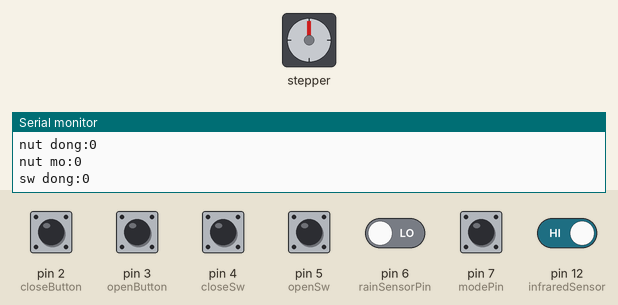
Recording of a sketch running on a simulated Arduino Uno, built with avr-gcc and run on an emulated ATmega328P. Shown: stepper motor, the last lines printed to the serial monitor. The inputs (shaded band) are chosen by the test bench; at power-on: pin 12 (infraredSensor) HIGH, pin 2 (closeButton), pin 3 (openButton), pin 4 (closeSw), pin 5 (openSw), pin 6 (rainSensorPin), pin 7 (modePin) LOW. Stepper angles assume 2048 steps per turn.

Above: at 1.2 s.
1.3 s: pin 2 (closeButton) pulled HIGH for 0.15 s
At 1.6 s:
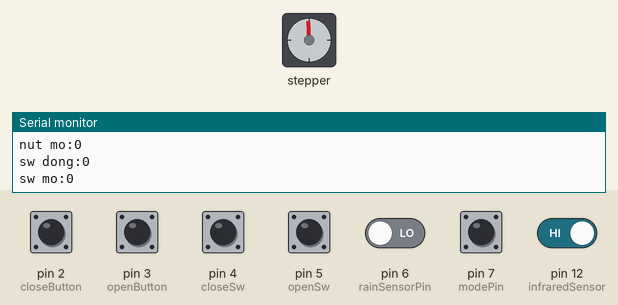
4.3 s: pin 3 (openButton) pulled HIGH for 0.15 s
At 4.73 s:
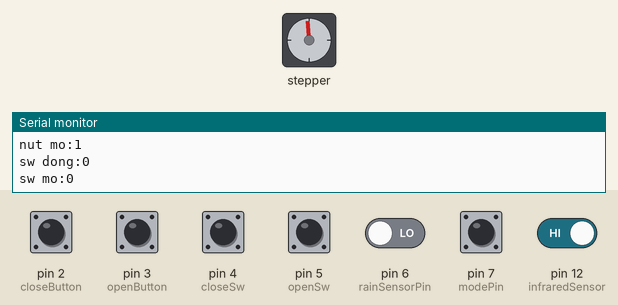
7.3 s: pin 3 (openButton) pulled HIGH for 1 s
At 7.83 s:
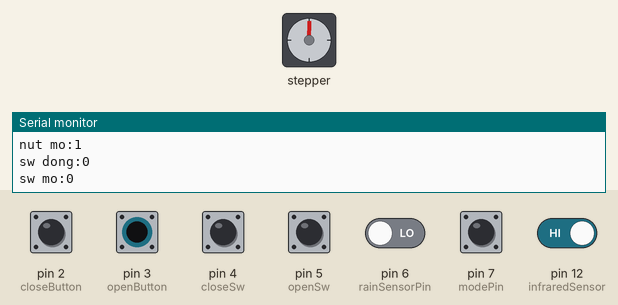
11.3 s: pin 7 (modePin) pulled HIGH for 0.15 s
At 11.77 s:
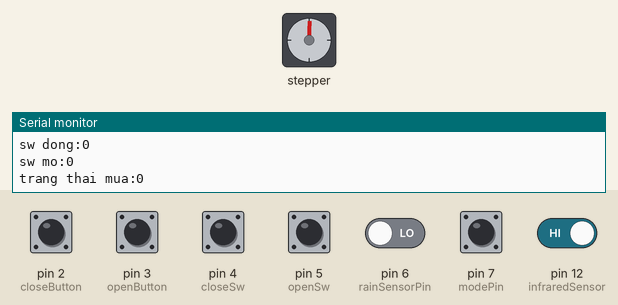
Timing chart, 0 to 14.3 s (numbered marks = the images above; inputs shaded):
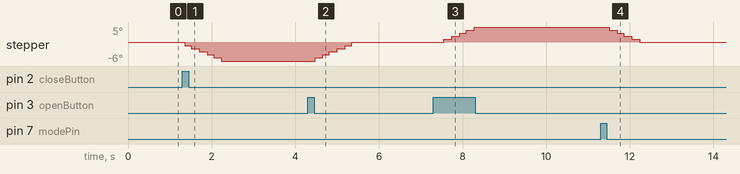

The sketch:

main.ino
```cpp
#include <Stepper.h>

const int closeButton = 2;
const int openButton = 3;
const int closeSw = 4;
const int openSw = 5;
const int rainSensorPin = 6;
const int modePin = 7;
const int infraredSensor = 12;

int closeButtonState = 0;
int openButtonState = 0;
int closeSwState = 0;
int openSwState = 0;
int rainState = 0;
int mode = 0;
int infraredSensorState = 0;

const int stepsPerRevolution = 32;
Stepper myStepper(stepsPerRevolution, 8, 10, 9, 11);

void setup() {
  pinMode(closeButton, INPUT);
  pinMode(openButton, INPUT);
  pinMode (closeSw, INPUT);
  pinMode (openSw, INPUT);
  pinMode(rainSensorPin, INPUT);
  pinMode (infraredSensor, INPUT);
  myStepper.setSpeed(60);
  Serial.begin(9600);
}

void loop(){
  infraredSensorState = digitalRead(infraredSensor);
  if(infraredSensorState == 0){
    Serial.println("Co vat can");
    stop();
  }
  if(infraredSensorState == 1){
    mode = digitalRead(modePin);
  if(mode == 0){
    Serial.println("Che do thu cong");
    manual_control();
  }
  if(mode == 1){
    Serial.println("Che do tu dong");
    auto_control();
  }
}

}


void manual_control() {
  closeButtonState = digitalRead(closeButton);
  openButtonState = digitalRead(openButton);
  closeSwState = digitalRead(closeSw);
  openSwState = digitalRead(openSw);

  Serial.print("nut dong:");
  Serial.println(closeButtonState);
  Serial.print("nut mo:");
  Serial.println(openButtonState);
  Serial.print("sw dong:");
  Serial.println(closeSwState);
  Serial.print("sw mo:");
  Serial.println(openSwState);
//1
  if(closeButtonState == 0 && openButtonState == 0 && closeSwState == 0 && openSwState == 0 ){
    stop();
  }
//2
  if(closeButtonState == 0 && openButtonState == 0 && closeSwState == 0 && openSwState == 1 ){
    stop();
  }
//3
  if(closeButtonState == 0 && openButtonState == 0 && closeSwState == 1 && openSwState == 0 ){
    stop();
  }
//4
  if(closeButtonState == 0 && openButtonState == 0 && closeSwState == 1 && openSwState == 1 ){
    stop();
  }
//5
  if(closeButtonState == 0 && openButtonState == 1 && closeSwState == 0 && openSwState == 0 ){
    open();
  }
//6
  if(closeButtonState == 0 && openButtonState == 1 && closeSwState == 0 && openSwState == 1 ){
    stop();
  }
//7
  if(closeButtonState == 0 && openButtonState == 1 && closeSwState == 1 && openSwState == 0 ){
    open();
  }
//8
  if(closeButtonState == 0 && openButtonState == 1 && closeSwState == 1 && openSwState == 1 ){
    stop();
  }
//9
  if(closeButtonState == 1 && openButtonState == 0 && closeSwState == 0 && openSwState == 0 ){
    close();
  }
//10
  if(closeButtonState == 1 && openButtonState == 0 && closeSwState == 0 && openSwState == 1 ){
    close();
  }
//11
  if(closeButtonState == 1 && openButtonState == 0 && closeSwState == 1 && openSwState == 0 ){
    stop();
  }
//12
  if(closeButtonState == 1 && openButtonState == 0 && closeSwState == 1 && openSwState == 1 ){
    stop();
  }
//13
  if(closeButtonState == 1 && openButtonState == 1 && closeSwState == 0 && openSwState == 0 ){
    stop();
  }
//14
  if(closeButtonState == 1 && openButtonState == 1 && closeSwState == 0 && openSwState == 1 ){
    stop();
  }
//15
  if(closeButtonState == 1 && openButtonState == 1 && closeSwState == 1 && openSwState == 0 ){
    stop();
  }
//16
  if(closeButtonState == 1 && openButtonState == 1 && closeSwState == 1 && openSwState == 1 ){
    stop();
  }
//delay(1000);
}

void auto_control() {
  closeSwState = digitalRead(closeSw);
  openSwState = digitalRead(openSw);
  rainState = digitalRead(rainSensorPin);

  Serial.print("sw dong:");
  Serial.println(closeSwState);
  Serial.print("sw mo:");
  Serial.println(openSwState);
  Serial.print("trang thai mua:");
  Serial.println(rainState);

//1
  if(rainState == 0 && closeSwState == 0 && openSwState == 0 ){
    close();
  }
//2
  if(rainState == 0 && closeSwState == 0 && openSwState == 1 ){
    close();
  }
//3
  if(rainState == 0 && closeSwState == 1 && openSwState == 0 ){
    stop();
  }
//4
  if(rainState == 0 && closeSwState == 1 && openSwState == 1 ){
    stop();
  }
//5
  if(rainState == 1 && closeSwState == 0 && openSwState == 0 ){
    open();
  }
//6
  if(rainState == 1 && closeSwState == 0 && openSwState == 1 ){
    stop();
  }
//7
  if(rainState == 1 && closeSwState == 1 && openSwState == 0 ){
    open();
  }
//8
  if(rainState == 1 && closeSwState == 1 && openSwState == 1 ){
    stop();
  }

}

void open(){
    myStepper.step(stepsPerRevolution);
    Serial.println("Cua dang mo");
}
void close(){
    myStepper.step(-stepsPerRevolution);
    Serial.println("Cua dang dong");
}
void stop(){
    myStepper.step(0);
    Serial.println("Cua dung");
}
```
